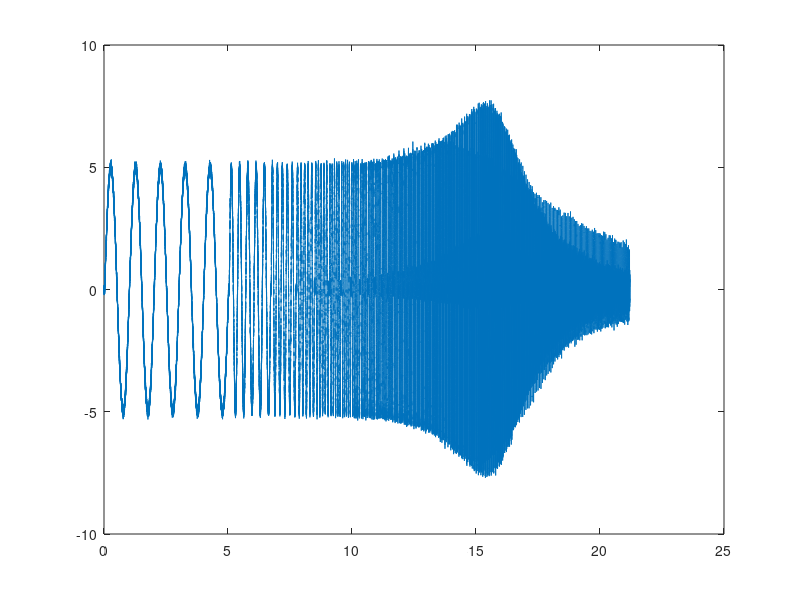

Here is the MATLAB script that generated this plot:
%% Create the signal 
clear all; close all; clc;

ff_max = 300;
Amp = 5;
dt = 1/4000;
uu = [];
freq = [];
for ff=1:2:ff_max
    T = 1/ff;
    tmp = Amp*sin(2*pi*ff*(0:dt:(5*T)));
    uu = [uu zeros(1,100) tmp];    
end

tt = dt * (0:size(uu,2)-1);

plot(tt, uu)

%% Create the plant + simulate the response + Add some noise
s = tf('s');

yy = lsim(tf((100*2*pi)^2/(s^2+0.707*(100*2*pi)*s+(100*2*pi)^2)), uu, tt);
plot(tt, awgn(yy,30,'measured'));
